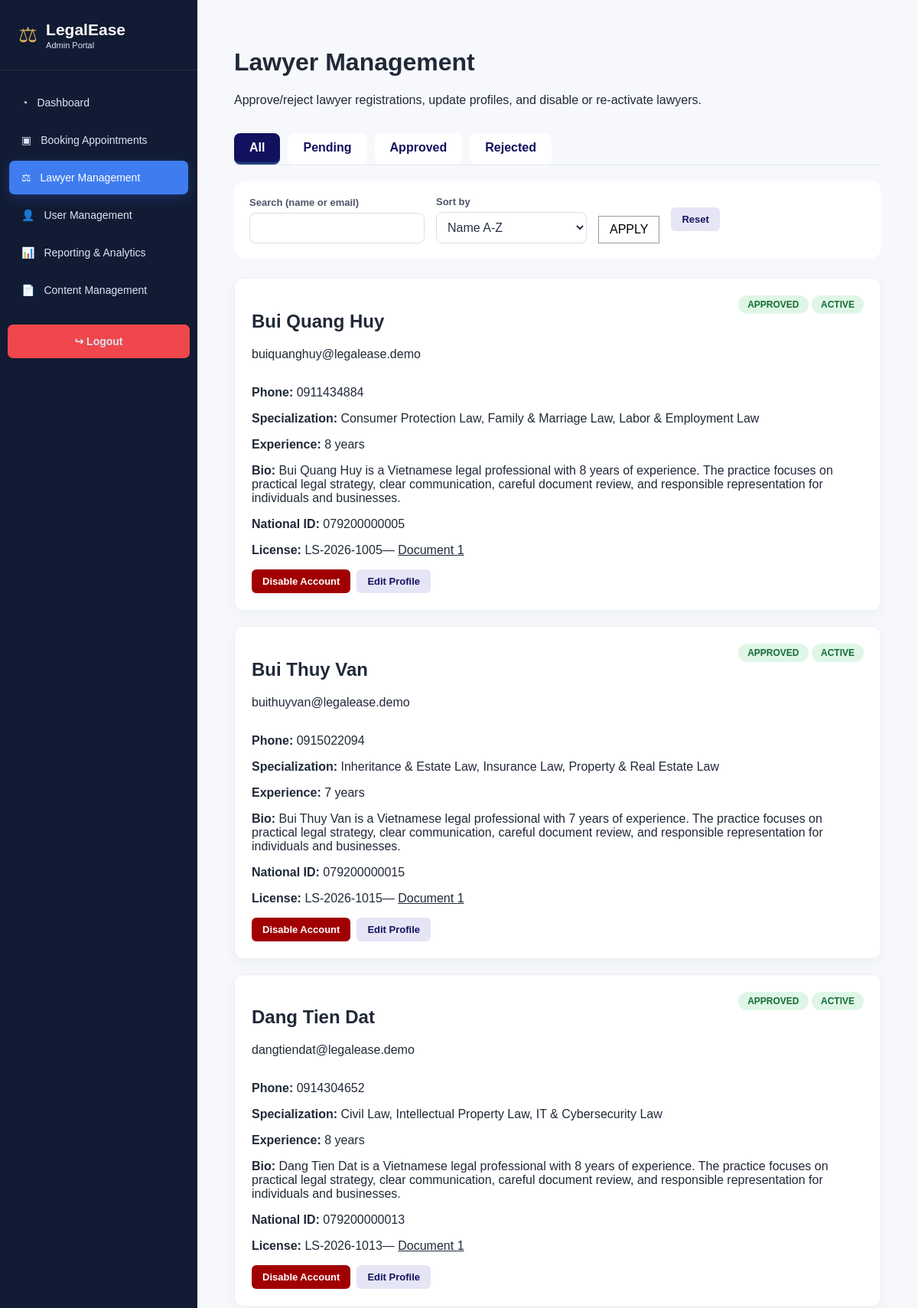
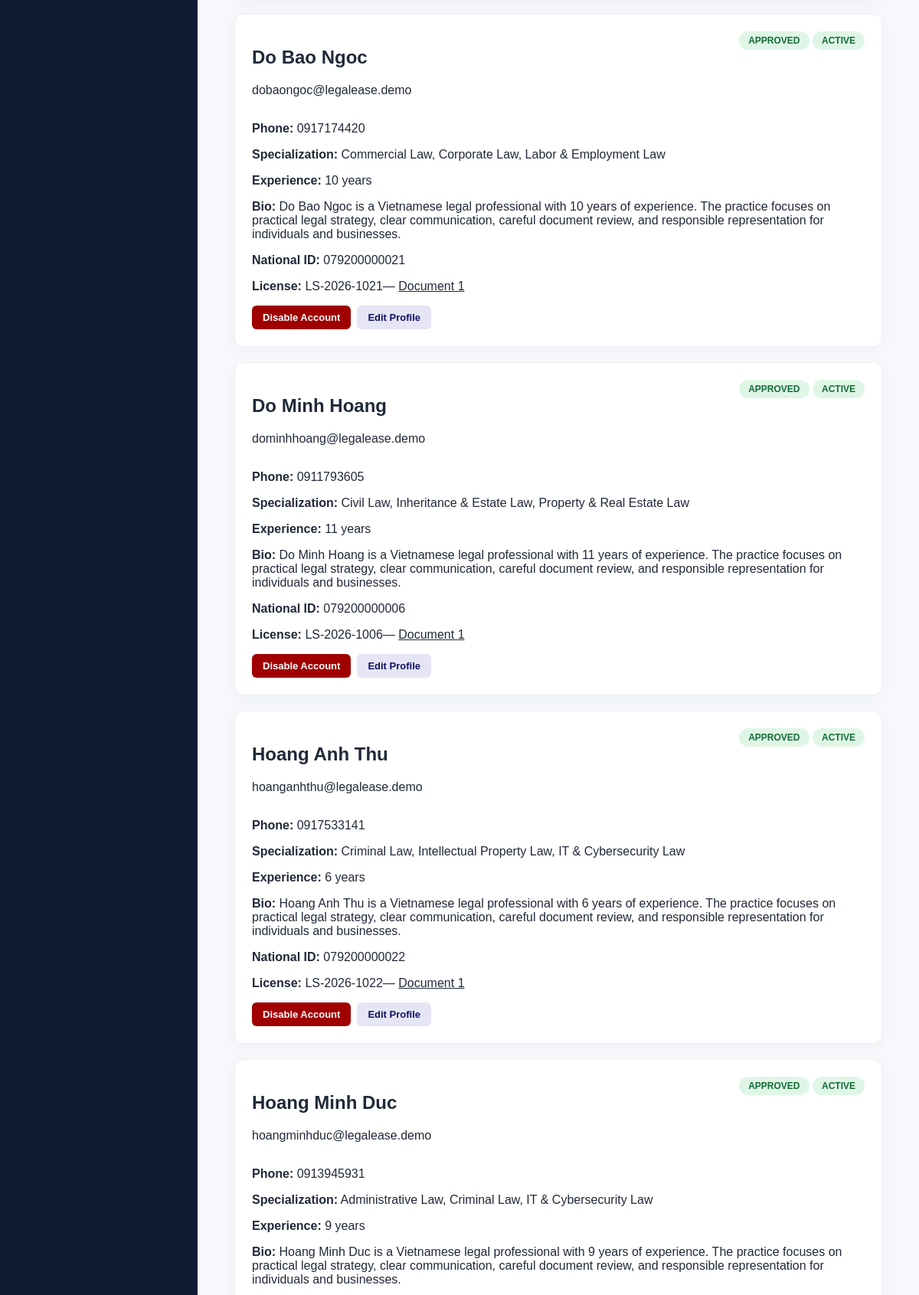
The app's page /admin/lawyers.php (signed in, upper part) with its own data (2 pictures, top to bottom).
### tables this page shows
CREATE TABLE lawyer_profiles (
 id INT AUTO_INCREMENT PRIMARY KEY,user_id INT NOT NULL UNIQUE,full_name VARCHAR(150) NOT NULL,phone VARCHAR(30) DEFAULT '',experience_years INT NOT NULL DEFAULT 0,bio TEXT,
 office_address VARCHAR(255) DEFAULT '',location_id INT NULL,is_verified TINYINT(1) NOT NULL DEFAULT 0,rating DECIMAL(2,1) NOT NULL DEFAULT 0.0,
 consultation_fee DECIMAL(10,2) NOT NULL DEFAULT 500000,avatar_file VARCHAR(255) DEFAULT '',created_at DATETIME NOT NULL DEFAULT CURRENT_TIMESTAMP,
 CONSTRAINT fk_lawyer_user FOREIGN KEY(user_id) REFERENCES users(id) ON DELETE CASCADE,
 CONSTRAINT fk_lawyer_location FOREIGN KEY(location_id) REFERENCES locations(id) ON DELETE SET NULL
);

CREATE TABLE users (
  id INT AUTO_INCREMENT PRIMARY KEY,
  name VARCHAR(150) NOT NULL,
  email VARCHAR(150) NOT NULL UNIQUE,
  password VARCHAR(255) NOT NULL,
  role ENUM('admin','lawyer','customer') NOT NULL,
  is_active TINYINT(1) NOT NULL DEFAULT 1,
  created_at DATETIME NOT NULL DEFAULT CURRENT_TIMESTAMP
);

### includes/bootstrap.php (called while the page is built, shortened)
<?php
function e(?string $value): string {
    return htmlspecialchars((string)$value, ENT_QUOTES, 'UTF-8');
}
function verification_document_url(?string $stored): string {
    $stored=trim((string)$stored);
    $stored=ltrim($stored, '/');
    return app_base_url().'/'.$stored;
}
function app_base_url(): string {
    return '/LegalEase_eProject';
}

### admin/lawyers.php (the view, shortened to what this page needs)
<?php
require_once __DIR__.'/includes/auth.php';
$filter=strtolower($_GET['filter']??'');
$where='';
$params=[];
$search=trim($_GET['search']??'');
$sortMap=['name_az'=>'lp.full_name ASC', 'name_za'=>'lp.full_name DESC', 'exp_desc'=>'lp.experience_years DESC', 'exp_asc'=>'lp.experience_years ASC', 'rating_desc'=>'lp.rating DESC', 'rating_asc'=>'lp.rating ASC', 'status'=>'u.is_active DESC,lp.full_name ASC'];
$sort=$_GET['sort']??'name_az';
$order=$sortMap[$sort]??$sortMap['name_az'];
$page=max(1, (int)($_GET['page']??1));
$per=15;
$cq=$pdo->prepare("SELECT COUNT(DISTINCT lp.id) FROM lawyer_profiles lp JOIN users u ON u.id=lp.user_id LEFT JOIN lawyer_verifications v ON v.lawyer_id=lp.id $where");
$cq->execute($params);
$total=(int)$cq->fetchColumn();
$offset=($page-1)*$per;
$q=$pdo->prepare("SELECT lp.id lawyer_id,lp.full_name,lp.phone,lp.experience_years,lp.bio,lp.rating,u.id user_id,u.email,u.is_active,COALESCE(v.status,'Pending') verification_status,v.license_number,v.id_card_number,v.document_file,v.admin_note,GROUP_CONCAT(sp.name ORDER BY sp.name SEPARATOR ', ') specialization FROM lawyer_profiles lp JOIN users u ON u.id=lp.user_id LEFT JOIN lawyer_verifications v ON v.lawyer_id=lp.id LEFT JOIN lawyer_specialties ls ON ls.lawyer_id=lp.id LEFT JOIN specializations sp ON sp.id=ls.specialization_id $where GROUP BY lp.id ORDER BY $order LIMIT $per OFFSET $offset");
$q->execute($params);
$rows=$q->fetchAll();
?>
<!doctype html>
<html lang="en">
<head>
<link rel="stylesheet" href="../assets/css/admin_base.css">
<link rel="stylesheet" href="../assets/css/admin.css">
</head>
<body>
<div class="lawyer-layout"><?php
require __DIR__.'/includes/sidebar.php';
?><main class="main-content">
<h1>Lawyer Management</h1>
<p>Approve/reject lawyer registrations, update profiles, and disable or re-activate lawyers.</p>
<br><?php
?><div class="tabs">
<a href="lawyers.php" class="<?=$filter===''?'active':''?>">All</a>
<a href="lawyers.php?filter=pending" class="<?=$filter==='pending'?'active':''?>">Pending</a>
<a href="lawyers.php?filter=approved" class="<?=$filter==='approved'?'active':''?>">Approved</a>
<a href="lawyers.php?filter=rejected" class="<?=$filter==='rejected'?'active':''?>">Rejected</a>
</div>
<form class="filter-bar" method="get">
<div>
<label>Search (name or email)</label>
<input name="search" value="<?=e($search)?>">
</div>
<div>
<label>Sort by</label>
<select name="sort" onchange="this.form.submit()">
   <?php
foreach(['name_az'=>'Name A-Z', 'name_za'=>'Name Z-A', 'exp_desc'=>'Experience (high-low)', 'exp_asc'=>'Experience (low-high)', 'rating_desc'=>'Rating (high-low)', 'rating_asc'=>'Rating (low-high)', 'status'=>'Active first'] as $k=>$lbl):?>
   <option value="<?=$k?>" <?=$sort===$k?'selected':''?>><?=$lbl?></option><?php
endforeach?>
 </select>
</div>
<button>APPLY</button>
<a class="btn-small btn-neutral" href="lawyers.php<?=$filter?'?filter='.e($filter):''?>" style="align-self:center">Reset</a>
</form>
endif?><?php
foreach($rows as $r):?><div class="card" style="margin-bottom:20px">
<div class="page-header">
<div>
<h2><?=e($r['full_name'])?></h2>
<p><?=e($r['email'])?></p>
</div>
<div>
<span class="badge badge-<?=strtolower($r['verification_status'])?>"><?=e(strtoupper($r['verification_status']))?></span>
<span class="badge badge-<?=$r['is_active']?'active':'disabled'?>"><?=$r['is_active']?'ACTIVE':'DISABLED'?></span>
</div>
</div>
<p>
<strong>Phone:</strong> <?=e($r['phone'])?></p>
<p>
<strong>Specialization:</strong> <?=e($r['specialization']?:'Not set')?></p>
<p>
<strong>Experience:</strong> <?=(int)$r['experience_years']?> years</p>
<p>
<strong>Bio:</strong> <?=e($r['bio'])?></p>
<p>
<strong>National ID:</strong> <?=e($r['id_card_number']?:'Not submitted')?></p>
<p>
<strong>License:</strong> <?=e($r['license_number']?:'Not submitted')?>
<?php
$docs=array_filter(array_map('trim', explode(',', (string)$r['document_file'])));
?>
<?php
if($docs):?>— <?php
foreach($docs as $di=>$doc):?><a href="<?=e(verification_document_url($doc))?>" target="_blank">Document <?=$di+1?></a><?=$di<count($docs)-1?', ':''?><?php
endforeach?><?php
endif?></p>
<div class="action-links">
<form method="post"><?=csrf_field()?><input type="hidden" name="lawyer_id" value="<?=$r['lawyer_id']?>">
<button name="action" value="toggle" class="btn-small <?=$r['is_active']?'btn-danger':'btn-approve'?>" onclick="return confirm('Change account status?')"><?=$r['is_active']?'Disable Account':'Activate Account'?></button>
</form>
<button class="btn-small btn-neutral" type="button" onclick="toggleEdit(<?=$r['lawyer_id']?>)">Edit Profile</button>
</div>
</div><?php
endforeach?><?=paginate($total, $page, $per, '/LegalEase_eProject/admin/lawyers.php?filter='.urlencode($filter).'&search='.urlencode($search).'&sort='.urlencode($sort))?></main>
</div>
</body>
</html>

### assets/css/admin_base.css (style rules this page uses)
:root { --navy: #111b33; --navy-2: #1f3156; --primary: #3154a6; --primary-2: #3e7cf0; --bg: #f6f8fc; --text: #202938; --muted: #7b8494; --border: #e4e8ef; --success: #1f9d72; --warning: #d59a10; --danger: #c85a63; --info: #3e7cf0; --white: #ffffff; }
* { box-sizing: border-box; }
html, body { margin: 0; min-height: 100%; }
body { font-family: Arial, Helvetica, sans-serif; background: var(--bg); color: var(--text); }
a { color: inherit; }
button, input, select, textarea { font: inherit; }
.lawyer-layout { min-height: 100vh; display: flex; }
.main-content { padding: 42px 48px 60px; max-width: 1500px; margin: 0 auto; }
.stat-card, .card { background: white; border: 1px solid #edf0f5; border-radius: 12px; box-shadow: 0 5px 18px rgba(28,39,56,.06); }
.card { padding: 25px; margin-bottom: 22px; }
.badge { display: inline-flex; padding: 6px 10px; border-radius: 999px; font-size: 12px; font-weight: 700; text-transform: capitalize; }
.badge-available, .badge-approved { color: #16845d; background: #dff5ec; }
.tabs { display: flex; gap: 8px; border-bottom: 1px solid var(--border); margin-bottom: 18px; flex-wrap: wrap; }
.tabs a { text-decoration: none; color: #697383; padding: 12px 16px; border-bottom: 3px solid transparent; }
.tabs a.active { color: #243f7d; border-bottom-color: #243f7d; font-weight: 700; }
label { font-size: 13px; font-weight: 700; color: #4b5566; }
input, textarea, select { width: 100%; border: 1px solid #dfe4eb; border-radius: 8px; padding: 12px 13px; color: #263142; background: white; }
.btn-danger { background: white; color: #a95059; border: 1px solid #c9737b; }
button,a { transition:filter .18s ease,transform .18s ease,background-color .18s ease }

### assets/css/admin.css (style rules this page uses)
.badge { display: inline-block; padding: 5px 12px; border-radius: 20px; font-size: 12px; font-weight: bold; text-transform: uppercase; }
.badge-approved, .badge-active, .badge-confirmed, .badge-completed { background: #dff6e7; color: #146c35; }
.action-links { display: flex; gap: 8px; flex-wrap: wrap; }
.btn-small { display: inline-block; padding: 8px 14px; border-radius: 6px; border: none; cursor: pointer; font-size: 13px; font-weight: bold; text-decoration: none; margin-top: 0; }
.btn-neutral { background: #e5e5f5; color: #11115f; }
.btn-danger { background: #a00000; color: white; }
.filter-bar { background: white; padding: 20px; border-radius: 15px; margin-bottom: 25px; display: flex; gap: 15px; flex-wrap: wrap; align-items: flex-end; }
.filter-bar div { display: flex; flex-direction: column; }
.filter-bar label { font-weight: bold; margin-bottom: 6px; font-size: 13px; }
.filter-bar select, .filter-bar input { padding: 10px; border: 1px solid #ddd; border-radius: 8px; }
.filter-bar button { margin-top: 0; padding: 10px 20px; }
.tabs { display: flex; gap: 10px; margin-bottom: 20px; }
.tabs a { padding: 10px 20px; border-radius: 8px; background: white; color: #11115f; text-decoration: none; font-weight: bold; }
.tabs a.active, .tabs a:hover { background: #11115f; color: white; }
.page-header { display:flex; justify-content:space-between; gap:20px; align-items:flex-start }
.main-content { margin-left:258px; width:calc(100% - 258px); max-width:none; padding:42px 48px 60px }
.card { background:#fff; border:1px solid #edf0f5; border-radius:12px; padding:22px; box-shadow:0 5px 18px rgba(28,39,56,.04) }
form button { cursor:pointer }
.filter-bar button,.card button:not(.btn-small) { border:1px solid #999; background:#fff; padding:8px 14px }
button,.btn,.btn-small,.admin-nav a,.admin-logout,.action-links a { transition:transform .18s ease,filter .18s ease,background-color .18s ease,box-shadow .18s ease }

### records on screen
lawyer_profiles: full_name "Bui Quang Huy", user.email "buiquanghuy@legalease.demo", verification_status "APPROVED", phone "0911434884", specialization "Consumer Protection Law, Family & Marriage Law, Labor & Employment Law", experience_years "8", bio "Bui Quang Huy is a Vietnamese legal professional with 8 years of experience. The practice focuses on practical legal strategy, clear communication, careful document review, and responsible representation for individuals and businesses.", id_card_number "079200000005", license_number "LS-2026-1005", shows "Disable Account"
lawyer_profiles: full_name "Bui Thuy Van", user.email "buithuyvan@legalease.demo", verification_status "APPROVED", phone "0915022094", specialization "Inheritance & Estate Law, Insurance Law, Property & Real Estate Law", experience_years "7", bio "Bui Thuy Van is a Vietnamese legal professional with 7 years of experience. The practice focuses on practical legal strategy, clear communication, careful document review, and responsible representation for individuals and businesses.", id_card_number "079200000015", license_number "LS-2026-1015", shows "Disable Account"
lawyer_profiles: full_name "Dang Tien Dat", user.email "dangtiendat@legalease.demo", verification_status "APPROVED", phone "0914304652", specialization "Civil Law, Intellectual Property Law, IT & Cybersecurity Law", experience_years "8", bio "Dang Tien Dat is a Vietnamese legal professional with 8 years of experience. The practice focuses on practical legal strategy, clear communication, careful document review, and responsible representation for individuals and businesses.", id_card_number "079200000013", license_number "LS-2026-1013", shows "Disable Account"
lawyer_profiles: full_name "Do Bao Ngoc", user.email "dobaongoc@legalease.demo", verification_status "APPROVED", phone "0917174420", specialization "Commercial Law, Corporate Law, Labor & Employment Law", experience_years "10", bio "Do Bao Ngoc is a Vietnamese legal professional with 10 years of experience. The practice focuses on practical legal strategy, clear communication, careful document review, and responsible representation for individuals and businesses.", id_card_number "079200000021", license_number "LS-2026-1021", shows "Disable Account"
lawyer_profiles: full_name "Do Minh Hoang", user.email "dominhhoang@legalease.demo", verification_status "APPROVED", phone "0911793605", specialization "Civil Law, Inheritance & Estate Law, Property & Real Estate Law", experience_years "11", bio "Do Minh Hoang is a Vietnamese legal professional with 11 years of experience. The practice focuses on practical legal strategy, clear communication, careful document review, and responsible representation for individuals and businesses.", id_card_number "079200000006", license_number "LS-2026-1006", shows "Disable Account"
lawyer_profiles: full_name "Hoang Anh Thu", user.email "hoanganhthu@legalease.demo", verification_status "APPROVED", phone "0917533141", specialization "Criminal Law, Intellectual Property Law, IT & Cybersecurity Law", experience_years "6", bio "Hoang Anh Thu is a Vietnamese legal professional with 6 years of experience. The practice focuses on practical legal strategy, clear communication, careful document review, and responsible representation for individuals and businesses.", id_card_number "079200000022", license_number "LS-2026-1022", shows "Disable Account"
lawyer_profiles: full_name "Hoang Minh Duc", user.email "hoangminhduc@legalease.demo", verification_status "APPROVED", phone "0913945931", specialization "Administrative Law, Criminal Law, IT & Cybersecurity Law", experience_years "9", bio "Hoang Minh Duc is a Vietnamese legal professional with 9 years of experience. The practice focuses on practical legal strategy, clear communication, careful document review, and responsible representation for individuals and businesses."

### other values on screen
form field sort "Name A-Z"
